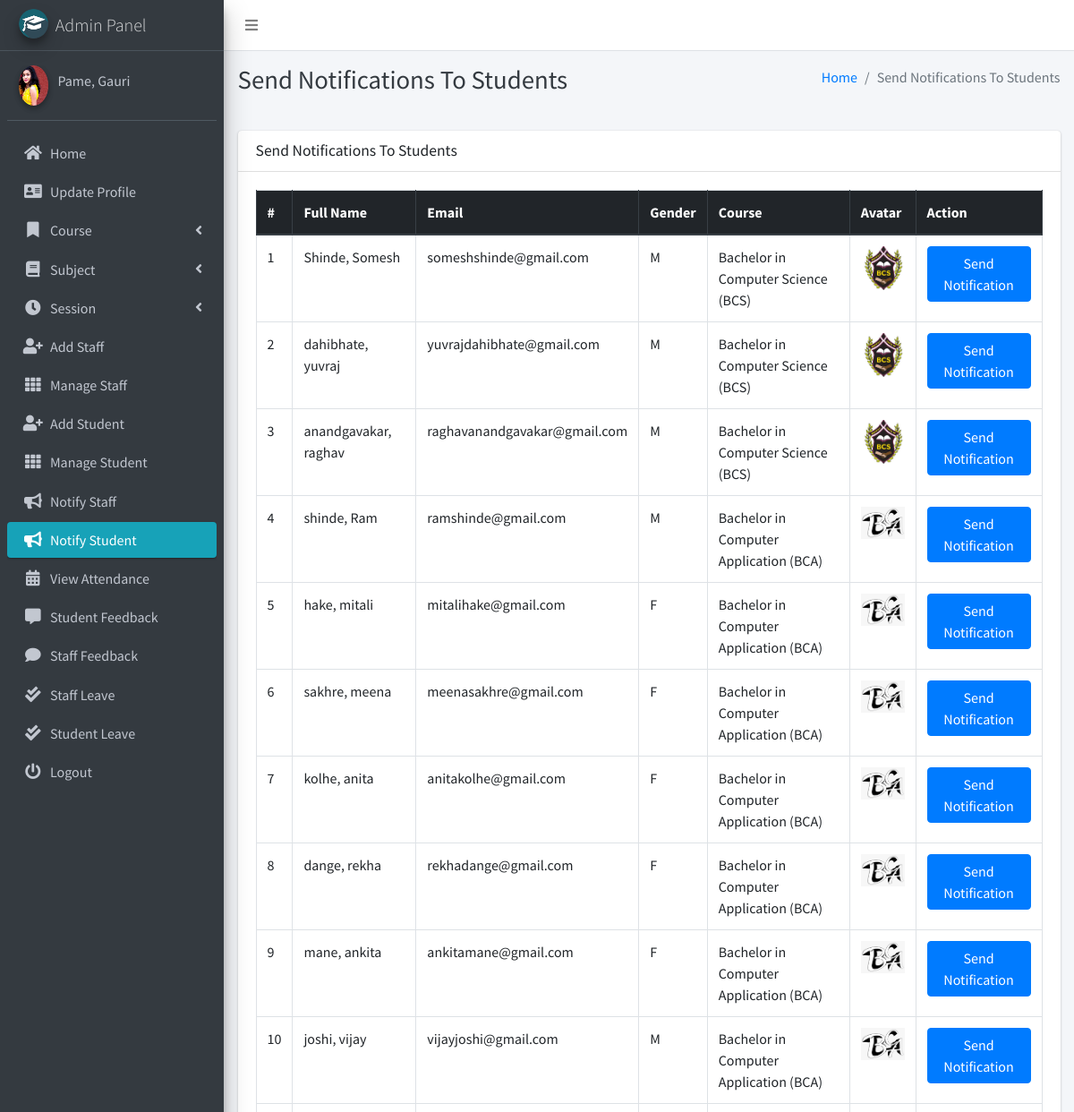
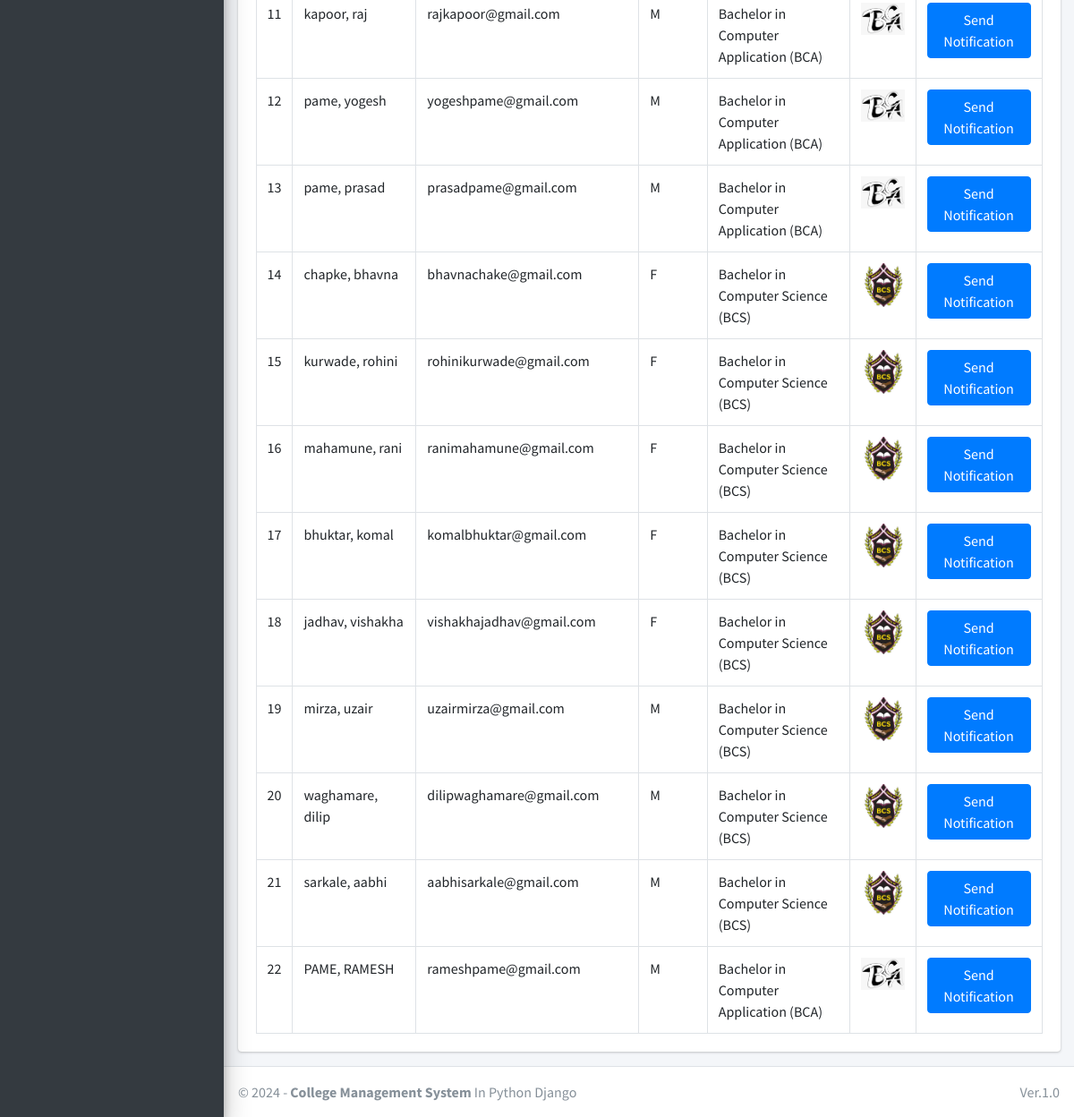
Page /admin_notify_student (signed in) on the committed database (2 pictures, top to bottom).
### main_app/models.py (models this page shows, shortened)
class CustomUser(AbstractUser):
    USER_TYPE = ((1, "HOD"), (2, "Staff"), (3, "Student"))
    GENDER = [("M", "Male"), ("F", "Female")]
    username = None  # Removed username, using email instead
    email = models.EmailField(unique=True)
    user_type = models.CharField(default=1, choices=USER_TYPE, max_length=1)
    gender = models.CharField(max_length=1, choices=GENDER)
    profile_pic = models.ImageField()
    address = models.TextField()
    fcm_token = models.TextField(default="")  # For firebase notifications
    created_at = models.DateTimeField(auto_now_add=True)
    updated_at = models.DateTimeField(auto_now=True)
    USERNAME_FIELD = "email"
    REQUIRED_FIELDS = []
    objects = CustomUserManager()
    def __str__(self):
        return self.last_name + ", " + self.first_name

class Student(models.Model):
    admin = models.OneToOneField(CustomUser, on_delete=models.CASCADE)
    course = models.ForeignKey(Course, on_delete=models.DO_NOTHING, null=True, blank=False)
    session = models.ForeignKey(Session, on_delete=models.DO_NOTHING, null=True)

class Course(models.Model):
    name = models.CharField(max_length=120)
    created_at = models.DateTimeField(auto_now_add=True)
    updated_at = models.DateTimeField(auto_now=True)

### main_app/hod_views.py (the view)
# urls.py: path("admin_notify_student", hod_views.admin_notify_student,
def admin_notify_student(request):
    student = CustomUser.objects.filter(user_type=3)
    context = {
        'page_title': "Send Notifications To Students",
        'students': student
    }
    return render(request, "hod_template/student_notification.html", context)

### main_app/templates/hod_template/student_notification.html (shortened to what this page needs)
{% extends 'main_app/base.html' %}
{% load static %}
{% block page_title %}{{page_title}}{% endblock page_title %}
{% block content %}
<section class="content">
    <div class="container-fluid">
        <div class="row">
            <div class="col-md-12">
                <div class="card">
                    <div class="card-header">
                        <h3 class="card-title">{{page_title}}</h3>
                    </div>
                    <div class="card-body">
                        <table id="example2" class="table table-bordered table-hover">
                            <thead class="thead-dark">
                                <tr>
                                    <th>#</th>
                                    <th>Full Name</th>
                                    <th>Email</th>
                                    <th>Gender</th>
                                    <th>Course</th>
                                    <th>Avatar</th>
                                    <th>Action</th>
                                </tr>
                            </thead>
                            <tbody>
                                {% for student in students %}
                                <tr>
                                    <td>{{ forloop.counter }}</td>
                                    <td>{{student.last_name}}, {{student.first_name}}</td>
                                    <td>{{student.email}}</td>
                                    <td>{{student.gender}}</td>
                                    <td>{{student.student.course.name}}</td>
                                    <td>
                                        {% if student.profile_pic == ""  %}
                                        No Image
                                        {% else %}
                                        <img class="img img-fluid mb-2" height="56" width="56"
                                            src="{{student.profile_pic}}" alt="">
                                        {% endif %}
                                    </td>
                                    <td><button data-toggle = "modal" data-target = "#myModal"class="btn btn-primary show_notification" value="{{student.id}}">Send Notification</button>
                                    </td>
                                </tr>
                                {% endfor %}
                            </tbody>
                        </table>
                    </div>
                </div>
            </div>
        </div>
    </div>
</section>
{% endblock content %}

### main_app/templates/main_app/base.html (shortened to what this page needs)
{% load static %}
<!DOCTYPE html>
<html>
<head>
    <link rel="stylesheet" href="{% static 'plugins/fontawesome-free/css/all.min.css'%} ">
    <link rel="stylesheet" href="https://code.ionicframework.com/ionicons/2.0.1/css/ionicons.min.css">
    <link rel="stylesheet"
        href="{% static 'plugins/tempusdominus-bootstrap-4/css/tempusdominus-bootstrap-4.min.css'%} ">
    <link rel="stylesheet" href="{% static 'plugins/icheck-bootstrap/icheck-bootstrap.min.css'%} ">
    <link rel="stylesheet" href="{% static 'dist/css/adminlte.min.css'%} ">
    <link rel="stylesheet" href="{% static 'plugins/overlayScrollbars/css/OverlayScrollbars.min.css'%} ">
    <link rel="stylesheet" href="{% static 'plugins/daterangepicker/daterangepicker.css'%} ">
</head>
<body class="hold-transition sidebar-mini layout-fixed">
    <div class="wrapper">
        <nav class="main-header navbar navbar-expand navbar-white navbar-light">
            <ul class="navbar-nav">
                <li class="nav-item">
                    <a class="nav-link" data-widget="pushmenu" href="#"><i class="fas fa-bars"></i></a>
                </li>
            </ul>
        </nav>
        {% include "main_app/sidebar_template.html" with user=user %}
        <div class="content-wrapper">
            <div class="content-header">
                <div class="container-fluid">
                    <div class="row mb-2">
                        <div class="col-sm-6">
                            <h1 class="m-0 text-dark">{% block page_title %}{% endblock page_title %}</h1>
                        </div>
                        <div class="col-sm-6">
                            <ol class="breadcrumb float-sm-right">
                                <li class="breadcrumb-item"><a href="#">Home</a></li>
                                <li class="breadcrumb-item active">{{ page_title }}</li>
                            </ol>
                        </div>
                    </div>
                </div>
            </div>
<section class="content">
    <div class="container-fluid">
        <div class="row">
            <div class="col-md-12">
            </div></div></div></section>
            {% block content %}
            {% endblock content %}
        </div>
        {% include "main_app/footer.html" %}
    </div>
</body>
</html>

### main_app/templates/main_app/sidebar_template.html (shortened to what this page needs)
{% load static %}
<aside class="main-sidebar sidebar-dark-info elevation-4">
    {% if request.user.user_type == '1' %}
    <a href="{% url 'admin_home' %}" class="brand-link">
        <img src="{% static 'dist/img/cmsl.png' %} " alt="AdminLTE Logo"
            class="brand-image img-circle elevation-3" >
        <span class="brand-text font-weight-light">Admin Panel</span>
    </a>
    <div class="sidebar">
        <div class="user-panel mt-3 pb-3 mb-3 d-flex">
            <div class="image">
                <img src="{{ request.user.profile_pic}}" class="img-circle elevation-2" alt="User Image">
            </div>
            <div class="info">
                <a href="#" class="d-block">{{user}}</a>
            </div>
        </div>
        <nav class="mt-2">
            <ul class="nav nav-pills nav-sidebar flex-column" data-widget="treeview" role="menu" data-accordion="false">
                <li class="nav-item">
                    {% url 'admin_home' as admin_home %}
                    <a href="{{admin_home}}" class="nav-link {% if admin_home == request.path %} active {% endif %}">
                        <i class="nav-icon fas fa-home"></i>
                        <p>
                            Home
                        </p>
                    </a>
                </li>
                <li class="nav-item">
                    {% url 'admin_view_profile' as admin_view_profile %}
                    <a href="{{admin_view_profile}}"
                        class="nav-link {% if admin_view_profile == request.path %} active {% endif %}">
                        <i class="nav-icon fas fa-address-card"></i>
                        <p>
                            Update Profile
                        </p>
                    </a>
                </li>
                <li class="nav-item has-treeview">
                    <a href="#" class="nav-link">
                        <i class="nav-icon fas fa-bookmark"></i>
                        <p>
                            Course
                            <i class="fas fa-angle-left right"></i>
                        </p>
                    </a>
                </li>
                <li class="nav-item has-treeview">
                    <a href="#" class="nav-link">
                        <i class="nav-icon fas fa-book"></i>
                        <p>
                            Subject
                            <i class="fas fa-angle-left right"></i>
                        </p>
                    </a>
                </li>
                <li class="nav-item has-treeview">
                    <a href="#" class="nav-link">
                        <i class="nav-icon fas fa-clock"></i>
                        <p>
                            Session
                            <i class="fas fa-angle-left right"></i>
                        </p>
                    </a>
                </li>
                <li class="nav-item">
                    {% url 'add_staff' as add_staff %}
                    <a href="{{add_staff}}" class="nav-link {% if add_staff == request.path %} active {% endif %}">
                        <i class="nav-icon fas fa-user-plus"></i>
                        <p>
                            Add Staff
                        </p>
                    </a>
                </li>
                <li class="nav-item">
                    {% url 'manage_staff' as manage_staff %}
                    {% url 'edit_staff' staff_id as edit_staff %}
                    <a href="{{manage_staff}}"
                        class="nav-link {% if manage_staff == request.path or request.path == edit_staff %} active {% endif %}">
                        <i class="nav-icon fas fa-th"></i>
                        <p>
                            Manage Staff
                        </p>
                    </a>
                </li>
                <li class="nav-item">
                    {% url 'add_student' as add_student%}
                    <a href="{{add_student}}" class="nav-link  {% if add_student == request.path %} active {% endif %}">
                        <i class="nav-icon fas fa-user-plus"></i>
                        <p>
                            Add Student
                        </p>
                    </a>
                </li>
                <li class="nav-item">
                    {% url 'manage_student' as manage_student %}
                    {% url 'edit_student' student_id as edit_student %}
                    <a href="{{manage_student}}"
                        class="nav-link  {% if edit_student == request.path or manage_student == request.path %} active {% endif %}">
                        <i class="nav-icon fas fa-th"></i>
                        <p>
                            Manage Student
                        </p>
                    </a>
                </li>
                <li class="nav-item">
                    {% url 'admin_notify_staff' as admin_notify_staff %}
                    <a href="{{admin_notify_staff}}"
                        class="nav-link {% if admin_notify_staff == request.path %} active {% endif %}">
                        <i class="nav-icon fas fa-bullhorn"></i>
                        <p>
                            Notify Staff
                        </p>
                    </a>
                </li>
                <li class="nav-item">
                    {% url 'admin_notify_student' as admin_notify_student %}
                    <a href="{{admin_notify_student}}"
                        class="nav-link {% if admin_notify_student == request.path %} active {% endif %}">
                        <i class="nav-icon fas fa-bullhorn"></i>
                        <p>
                            Notify Student
                        </p>
                    </a>
                </li>
                <li class="nav-item">
                    {% url 'admin_view_attendance' as admin_view_attendance %}
                <li class="nav-item">
                    <a href="{{admin_view_attendance}}"
                        class="nav-link  {% if admin_view_attendance == request.path %} active {% endif %}">
                        <i class="nav-icon fas fa-calendar-alt"></i>
                        <p>
                            View Attendance
                        </p>
                    </a>
                </li>
                <li class="nav-item">
                    {% url 'student_feedback_message' as student_feedback_message %}
                    <a href="{{ student_feedback_message }}"
                        class="nav-link  {% if student_feedback_message == request.path %} active {% endif %}">
                        <i class="nav-icon fas fa-comment-alt"></i>
                        <p>
                            Student Feedback
                        </p>
                    </a>
                </li>
                <li class="nav-item">
                    {% url 'staff_feedback_message' as staff_feedback_message %}
                    <a href="{{staff_feedback_message}}"
                        class="nav-link   {% if staff_feedback_message == request.path %} active {% endif %}">
                        <i class="nav-icon fas fa-comment"></i>
                        <p>
                            Staff Feedback
                        </p>
                    </a>
                </li>
                <li class="nav-item">
                    {% url 'view_staff_leave' as view_staff_leave %}
                    <a href="{{view_staff_leave}}"
                        class="nav-link  {% if view_staff_leave == request.path %} active {% endif %}">
                        <i class="nav-icon fas fa-check-double"></i>
                        <p>
                            Staff Leave
                        </p>
                    </a>
                </li>
                <li class="nav-item">
                    {% url 'view_student_leave' as view_student_leave %}
                    <a href="{% url 'view_student_leave' %}"
                        class="nav-link  {% if view_student_leave == request.path %} active {% endif %}">
                        <i class="nav-icon fas fa-check-double"></i>
                        <p>
                            Student Leave
                        </p>
                    </a>
                </li>
                                        {% endif %}
                                        <li class="nav-item">
                                            <a href="{% url 'user_logout' %}"
                                                onclick="return confirm('Your session would be terminated.\n\nProceed?')"
                                                class="nav-link">
                                                <i class="nav-icon fas fa-power-off"></i>
                                                <p>
                                                    Logout
                                                </p>
                                            </a>
                                        </li>
                                    </ul>
                                </nav>
                            </div>
</aside>

### main_app/templates/main_app/footer.html
<footer class="main-footer">
    &copy; {% now "Y" %} - <strong>College Management System</strong>
    In Python Django
    <div class="float-right d-none d-sm-inline-block">
       Ver.1.0
    </div>
</footer>

### rows in the picture
CustomUser: user.profile_pic (picture), last_name+first_name "Pame, Gauri"
CustomUser: last_name "Shinde", first_name "Somesh", email "someshshinde@gmail.com", gender "M", student.course.name "Bachelor in Computer Science (BCS)", profile_pic (picture)
CustomUser: last_name "dahibhate", first_name "yuvraj", email "yuvrajdahibhate@gmail.com", gender "M", student.course.name "Bachelor in Computer Science (BCS)", profile_pic (picture)
CustomUser: last_name "anandgavakar", first_name "raghav", email "raghavanandgavakar@gmail.com", gender "M", student.course.name "Bachelor in Computer Science (BCS)", profile_pic (picture)
CustomUser: last_name "shinde", first_name "Ram", email "ramshinde@gmail.com", gender "M", student.course.name "Bachelor in Computer Application (BCA)", profile_pic (picture)
CustomUser: last_name "hake", first_name "mitali", email "mitalihake@gmail.com", gender "F", student.course.name "Bachelor in Computer Application (BCA)", profile_pic (picture)
CustomUser: last_name "sakhre", first_name "meena", email "meenasakhre@gmail.com", gender "F", student.course.name "Bachelor in Computer Application (BCA)", profile_pic (picture)
CustomUser: last_name "kolhe", first_name "anita", email "anitakolhe@gmail.com", gender "F", student.course.name "Bachelor in Computer Application (BCA)", profile_pic (picture)
CustomUser: last_name "dange", first_name "rekha", email "rekhadange@gmail.com", gender "F", student.course.name "Bachelor in Computer Application (BCA)", profile_pic (picture)
CustomUser: last_name "mane", first_name "ankita", email "ankitamane@gmail.com", gender "F", student.course.name "Bachelor in Computer Application (BCA)", profile_pic (picture)
CustomUser: last_name "joshi", first_name "vijay", email "vijayjoshi@gmail.com", gender "M", student.course.name "Bachelor in Computer Application (BCA)", profile_pic (picture)
CustomUser: last_name "kapoor", first_name "raj", email "rajkapoor@gmail.com", gender "M", student.course.name "Bachelor in Computer Application (BCA)", profile_pic (picture)
CustomUser: last_name "pame", first_name "yogesh", email "yogeshpame@gmail.com", gender "M", student.course.name "Bachelor in Computer Application (BCA)", profile_pic (picture)
CustomUser: last_name "pame", first_name "prasad", email "prasadpame@gmail.com", gender "M", student.course.name "Bachelor in Computer Application (BCA)", profile_pic (picture)
CustomUser: last_name "chapke", first_name "bhavna", email "bhavnachake@gmail.com", gender "F", student.course.name "Bachelor in Computer Science (BCS)", profile_pic (picture)
CustomUser: last_name "kurwade", first_name "rohini", email "rohinikurwade@gmail.com", gender "F", student.course.name "Bachelor in Computer Science (BCS)", profile_pic (picture)
CustomUser: last_name "mahamune", first_name "rani", email "ranimahamune@gmail.com", gender "F", student.course.name "Bachelor in Computer Science (BCS)", profile_pic (picture)
CustomUser: last_name "bhuktar", first_name "komal", email "komalbhuktar@gmail.com", gender "F", student.course.name "Bachelor in Computer Science (BCS)", profile_pic (picture)
CustomUser: last_name "jadhav", first_name "vishakha", email "vishakhajadhav@gmail.com", gender "F", student.course.name "Bachelor in Computer Science (BCS)", profile_pic (picture)
CustomUser: last_name "mirza", first_name "uzair", email "uzairmirza@gmail.com", gender "M", student.course.name "Bachelor in Computer Science (BCS)", profile_pic (picture)
CustomUser: last_name "waghamare", first_name "dilip", email "dilipwaghamare@gmail.com", gender "M", student.course.name "Bachelor in Computer Science (BCS)", profile_pic (picture)
CustomUser: last_name "sarkale", first_name "aabhi", email "aabhisarkale@gmail.com", gender "M", student.course.name "Bachelor in Computer Science (BCS)", profile_pic (picture)
CustomUser: last_name "PAME", first_name "RAMESH", email "rameshpame@gmail.com", gender "M", student.course.name "Bachelor in Computer Application (BCA)", profile_pic (picture)

### other values in the picture
{{ page_title }} "Send Notifications To Students"
